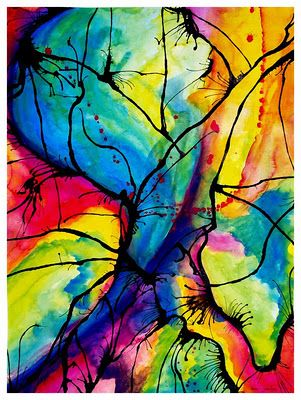
#> input picture brill.jpg, 301 x 400 px
$ python ColorQuantization.py   (Python 2 division)
#> lines starting #> are read from the running program, lines starting #| are printed output that depends on the picture; long printed decimals are rounded
#!/usr/bin/env python
# -*- coding: utf-8 -*-
import sys
#sys.path.append('/usr/lib64/python2.7/site-packages')
import numpy as np
import colorsys
from PIL import Image
import time
import cv2
#import Image


img = cv2.imread('brill.jpg')
#> img is the input picture: shape (400, 301, 3); mean B, G, R 98.4, 127.3, 124.5
Z = img.reshape((-1,3))

# convert to np.float32
Z = np.float32(Z)

# define criteria, number of clusters(K) and apply kmeans()
criteria = (cv2.TERM_CRITERIA_EPS + cv2.TERM_CRITERIA_MAX_ITER, 10, 1.0)

K = 12 # number of colors
compactness, labels, centers = cv2.kmeans(Z, K, criteria, 10, cv2.KMEANS_RANDOM_CENTERS)
#> compactness = 230782388.2; centers = [[29.54, 139, 224.6], [28.68, 207.5, 217.4], [49.94, 21.9, 207.9], [53.49, 158.6, 116.5], [133.1, 211.2, 198.5], [175.7, 137.8, 11.98], [131, 85.78, 199.2], [24.95, 10.32, 14.06], [243.3, 248.2, 247.8], [118.4, 79.45, 22.42], [154.3, 181.4, 87.46], [49.04, 28.5, 102.1]]

# Now convert back into uint8, and make original image
centers = np.uint8(centers)
#> centers = [[29, 138, 224], [28, 207, 217], [49, 21, 207], [53, 158, 116], [133, 211, 198], [175, 137, 11], [131, 85, 199], [24, 10, 14], [243, 248, 247], [118, 79, 22], [154, 181, 87], [49, 28, 102]]
res = centers[labels.flatten()]
res2 = res.reshape((img.shape))
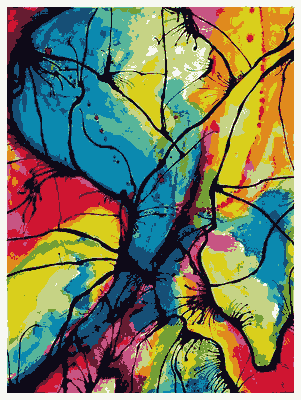
#> res2: shape (400, 301, 3); mean B, G, R 97.9, 126.8, 124


imageWidth = res2.shape[1] #Get image width
#> imageWidth = 301
imageHeight = res2.shape[0] #Get image height
#> imageHeight = 400

print imageWidth, imageHeight
#| 301 400

total = imageWidth * imageHeight
#> total = 120400


colors, times, rates = [], [], []

def remember(pixel):
	if pixel in colors:
		times[colors.index(pixel)] += 1
	else:
		colors.append(pixel) # BGR
		times.append(1)


for x in range(imageWidth):
	for y in range(imageHeight):
		remember( res2[y,x].tolist() )

colors2 = colors

print "Colores (BGR): \n", colors2 # BGR

var = []
for i in range(len(times)):
	var.append(times[i] / float(total)) # percentages
	var.append(colors[i])
	rates.append(var)
	var = []

rates.sort(reverse=True)

colors, regiones = [], []

def memory(pixel):
	for i in range(len(rates)):
		if pixel == rates[i][1]:
			if i in colors:
				pass
			else:
				colors.append(i)

n = 8 # raíz cuadrada del número de regiones

for i in range(n):
	for j in range(n):
		for y in range(imageHeight / n): # rows
			for x in range(imageWidth / n): # columns
				memory( res2[(i * (imageHeight / n) ) + y, (j * (imageWidth / n)) + x].tolist() )
		#print colors
		list(set(colors))
		#print colors
		regiones.append(colors)
		colors = []
#> after the loop, regiones = 64 items, first 6: [4, 9, 0, 11, 8, 5, 1], [4, 11, 9, 0, 5, 1, 7, 10], [4, 7, 3, 5, 1, 0, 10], [4, 10, 3, 7, 0, 5, 1], [4, 3, 0, 9, 10, 7, 2], [4, 0, 9, 11, 8, 6, 10, 3, 5, 2]

for i in colors2: # BGR to RGB
	i.reverse()

colors = colors2

print "Colores (RGB): \n", colors # RGB
print "Ocurrencia de los colores: \n", times
print "Colores ordenados por porcentajes: \n", rates	# percentages and colors by magnitude
#> (printed output is left out)
print "Regiones: \n", regiones # posición en rates de los colores presentes en cada región
#> (printed output is left out)

image=Image.open("brill.jpg")

pixels = list(image.getdata())
#> pixels = 120400 items
pixelsHsl = []
hue = []
light = []
sat = []
for pix in pixels:
	r, g, b = pix
	r, g, b = [ x / 255.0 for x in r, g, b]
	h, l, s = colorsys.rgb_to_hls(r, g, b)
	h = h * 360
	hslpix = (h, l, s)
	hue.append(h)
	light.append(l)
	sat.append(s)
	pixelsHsl.append(hslpix)
#> this loop made 120400 passes
#> (pix, r, g, b, h, l, s) on passes 1 to 3: ((246, 247, 239), 0.965, 0.969, 0.937, 67.5, 0.953, 0.333), ((252, 255, 250), 0.988, 1, 0.98, 96, 0.99, 1), ((246, 255, 252), 0.965, 1, 0.988, 160, 0.982, 1)
#> after the loop, hue = 120400 items; light = 120400 items; pixelsHsl = 120400 items; sat = 120400 items

print "**************Matiz:***************"
print "Minimo Matiz:"
print np.amin(hue)
#| 0.0
print "Maximo Matiz: "
print np.amax(hue)
#| 359.735
print "Promedio Matiz"
print np.average(hue)
#| 153.551
print "Mediana Matiz"
print np.mean(hue)
#| 153.551
print "Desv. Estandar Mariz"
print np.std(hue)
#| 104.200

print "**************Luminosidad:***************"
print "Minimo Luminosidad:"
print np.amin(light)
#| 0.0
print "Maximo Luminosidad: "
print np.amax(light)
#| 1.0
print "Promedio Luminosidad"
print np.average(light)
#| 0.4423
print "Mediana Luminosidad"
print np.mean(light)
#| 0.4423
print "Desv. Estandar Mariz"
print np.std(light)
#| 0.248

print "**************Saturacion:***************"
print "Minimo Saturacion:"
print np.amin(sat)
#| 0.0
print "Maximo Saturacion: "
print np.amax(sat)
#| 1.0
print "Promedio Saturacion"
print np.average(sat)
#| 0.7711
print "Mediana Saturacion"
print np.mean(sat)
#| 0.7711
print "Desv. Estandar Mariz"
print np.std(sat)
#| 0.2348

#"""
cv2.imshow('res2',res2)

w = cv2.waitKey(0) & 0xFF # for 64-bit machine
#> (key Esc is pressed here)
if w == 27:         # wait for ESC key to exit
    cv2.destroyAllWindows()
elif w == ord('s'): # wait for 's' key to save and exit
    cv2.imwrite('brillKmeans.jpg', res2)
#"""
